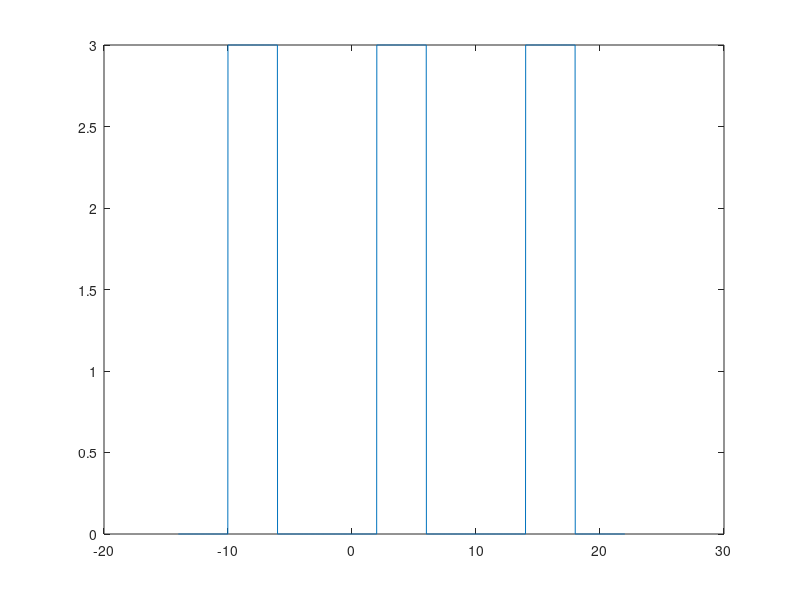

This figure's MATLAB source:
f = @(x) 0.*(-2 <= x & x < 2) + 3.*(2 <= x & x < 6) + 0.*(6 <=x & x < 10)

x = linspace(-2, 10, 1000);
y = f(x);

ry = repmat(y, 1, 3);
rx = linspace(-14, 22, length(ry));

plot(rx, ry);